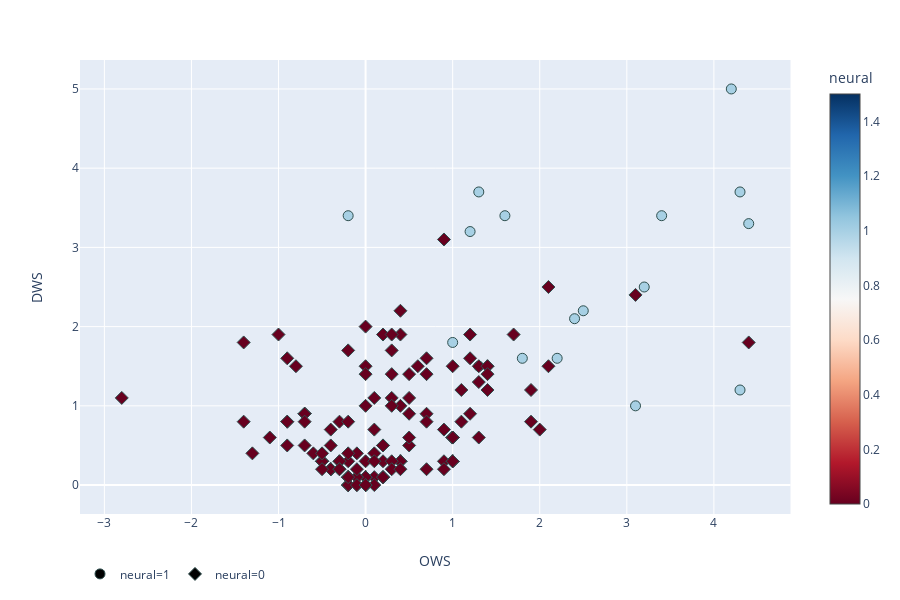

Source (notebook cell):
### Code cell
fig = px.scatter(test_master_w_predictions, x='OWS', y='DWS',
                 color='neural',
                 hover_name='Player_name',
                 hover_data=['USG%', 'PER', 'MP', 'VORP', 'Age', 'RPG', 'VORP', 'WS'], 
                 color_continuous_scale=px.colors.diverging.RdBu,
                 symbol='neural')
fig.update_traces(marker=dict(size=10,
                              line=dict(width=1,
                                        color='DarkSlateGrey')),
                  selector=dict(mode='markers'))
fig.update_layout(legend_orientation="h")
# fig.update_xaxes(range=[-2, 4.5])
fig.show()
# plotly.offline.plot(fig, filename='html_files/ws_pk.html')

### Figure 1 — Plotly figure (JSON) as saved in the notebook; plotly's stock layout.template omitted (floating-point values rounded to 4 significant figures; data arrays with more than 128 entries replaced by an {"elided": "..."} marker saying what was removed)
{"data": [{"customdata": {"elided": "17x8 float values"}, "hoverlabel": {"namelength": 0}, "hovertemplate": "<b>%{hovertext}</b><br><br>neural=%{marker.color}<br>OWS=%{x}<br>DWS=%{y}<br>USG%=%{customdata[0]}<br>PER=%{customdata[1]}<br>MP=%{customdata[2]}<br>VORP=%{customdata[6]}<br>Age=%{customdata[4]}<br>RPG=%{customdata[5]}<br>WS=%{customdata[7]}", "hovertext": ["Bam Adebayo", "Jarrett Allen", "De'Aaron Fox", "Lauri Markkanen", "Donovan Mitchell", "Jayson Tatum", "Jaylen Brown", "Brandon Ingram", "Dejounte Murray", "Jamal Murray", "Domantas Sabonis", "Ben Simmons", "Montrezl Harrell", "Willy Hernangomez", "Richaun Holmes", "Kristaps Porzingis", "Myles Turner"], "legendgroup": "neural=1", "marker": {"color": [1, 1, 1, 1, 1, 1, 1, 1, 1, 1, 1, 1, 1, 1, 1, 1, 1], "coloraxis": "coloraxis", "line": {"color": "DarkSlateGrey", "width": 1}, "size": 10, "symbol": "circle"}, "mode": "markers", "name": "neural=1", "showlegend": true, "type": "scatter", "x": [3.4, 4.4, 3.2, 1.3, 1.3, 1.6, 1.2, 1, -0.2, 4.3, 2.5, 4.2, 3.1, 1.8, 2.2, 2.4, 4.3], "xaxis": "x", "y": [3.4, 3.3, 2.5, 1.5, 3.7, 3.4, 3.2, 1.8, 3.4, 1.2, 2.2, 5, 1, 1.6, 1.6, 2.1, 3.7], "yaxis": "y"}, {"customdata": {"elided": "147x8 float values"}, "hoverlabel": {"namelength": 0}, "hovertemplate": "<b>%{hovertext}</b><br><br>neural=%{marker.color}<br>OWS=%{x}<br>DWS=%{y}<br>USG%=%{customdata[0]}<br>PER=%{customdata[1]}<br>MP=%{customdata[2]}<br>VORP=%{customdata[6]}<br>Age=%{customdata[4]}<br>RPG=%{customdata[5]}<br>WS=%{customdata[7]}", "hovertext": {"elided": "147 str values"}, "legendgroup": "neural=0", "marker": {"color": {"elided": "147 int values"}, "coloraxis": "coloraxis", "line": {"color": "DarkSlateGrey", "width": 1}, "size": 10, "symbol": "diamond"}, "mode": "markers", "name": "neural=0", "showlegend": true, "type": "scatter", "x": {"elided": "147 float values"}, "xaxis": "x", "y": {"elided": "147 float values"}, "yaxis": "y"}], "layout": {"coloraxis": {"colorbar": {"title": {"text": "neural"}}, "colorscale": [[0, "rgb(103,0,31)"], [0.1, "rgb(178,24,43)"], [0.2, "rgb(214,96,77)"], [0.3, "rgb(244,165,130)"], [0.4, "rgb(253,219,199)"], [0.5, "rgb(247,247,247)"], [0.6, "rgb(209,229,240)"], [0.7, "rgb(146,197,222)"], [0.8, "rgb(67,147,195)"], [0.9, "rgb(33,102,172)"], [1, "rgb(5,48,97)"]]}, "height": 600, "legend": {"orientation": "h", "tracegroupgap": 0}, "margin": {"t": 60}, "xaxis": {"anchor": "y", "domain": [0, 0.98], "title": {"text": "OWS"}}, "yaxis": {"anchor": "x", "domain": [0, 1], "title": {"text": "DWS"}}}}
